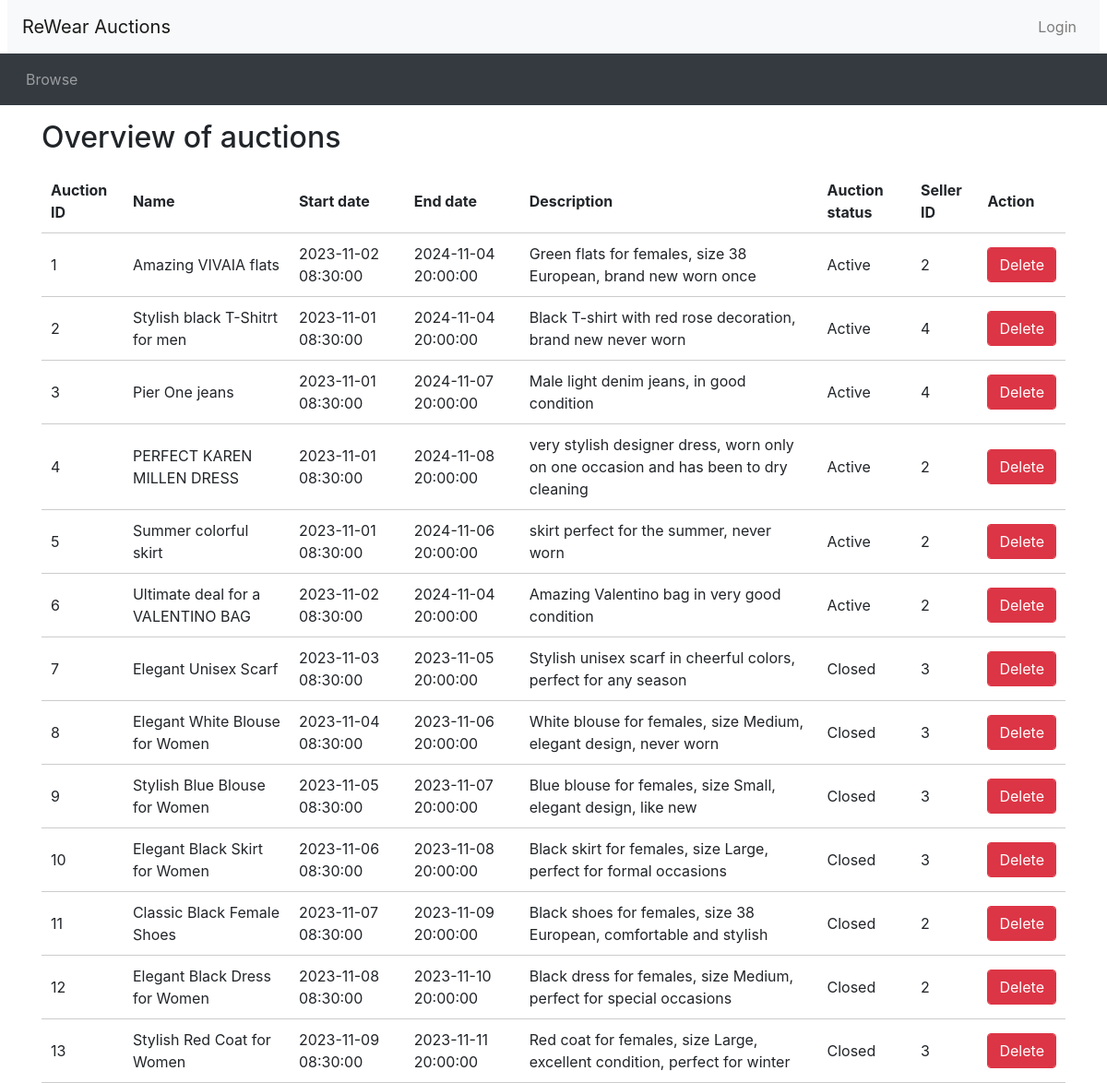
Page /admin_auction_overview.php on the earlier database version.
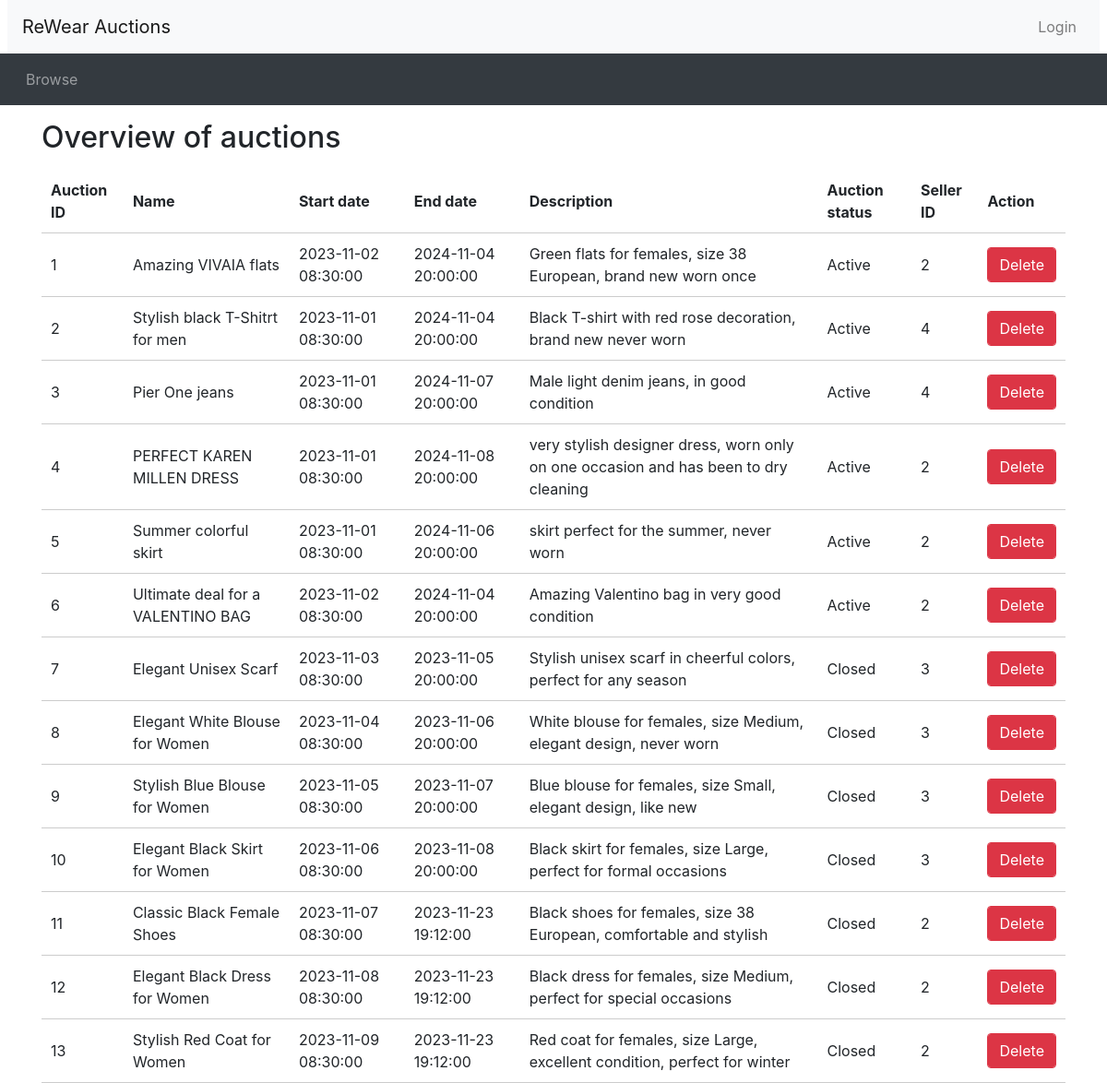
Same page on the later database version.
### tables this page shows
CREATE TABLE Auctions (
    auctionID INT(10) AUTO_INCREMENT,
    auctionStartDate DATETIME NOT NULL,
    auctionEndDate DATETIME NOT NULL,
    auctionStartingPrice DOUBLE(10,2) NOT NULL, 
    auctionReservePrice DOUBLE(10,2),
    auctionName VARCHAR(100) NOT NULL,
    auctionDescription VARCHAR(500),
    auctionPicture VARCHAR(100),
    sellerID INT(10),
    categoryType VARCHAR(100),
    categoryColor VARCHAR(100),
    categoryGender VARCHAR(100),
    categorySize VARCHAR(100),
    PRIMARY KEY(auctionID),
    FOREIGN KEY (sellerID) REFERENCES Users (userID) ON UPDATE CASCADE ON DELETE CASCADE,
    FOREIGN KEY (categoryType) REFERENCES CategoryClothsType (categoryType) ON UPDATE CASCADE ON DELETE RESTRICT,
    FOREIGN KEY (categoryColor) REFERENCES CategoryColorType (categoryColor) ON UPDATE CASCADE ON DELETE RESTRICT,
    FOREIGN KEY (categoryGender) REFERENCES categoryGenderType (categoryGender) ON UPDATE CASCADE ON DELETE RESTRICT,
    FOREIGN KEY (categorySize) REFERENCES categorySizeType (categorySize) ON UPDATE CASCADE ON DELETE RESTRICT
);

### database_connection.php (called while the page is built, shortened)
<?php
function connect()
{
    $configFile = 'Database_host.txt';
    $configData = file($configFile, FILE_IGNORE_NEW_LINES | FILE_SKIP_EMPTY_LINES);
    $dbConfig = [];
    foreach ($configData as $line) {
       list($key, $value) = explode('=', $line);
       $dbConfig[$key] = $value;
    }
    $connection = mysqli_connect($dbConfig['host'], $dbConfig['username'], $dbConfig['password'], $dbConfig['DB_name']);
    return $connection;
}
function send_query($query)
{
    $connection = connect();
    $result = mysqli_query($connection, $query);
    return $result;
}
?>

### admin_auction_overview.php (the view, shortened to what this page needs)
<?php
include_once("header.php");
require("database_connection.php");
$query_auctions = "SELECT auctionID, auctionStartDate, auctionEndDate, auctionName, auctionDescription, sellerID FROM Auctions ";
$auctions = send_query($query_auctions);
$currentTime = date('Y-m-d H:i:s');
?>
<div class="container">
    <h2 class="my-3">Overview of auctions</h2>
    <table class="user-info-table">
        <thead>
            <tr>
                <th>Auction ID</th>
                <th>Name</th>
                <th>Start date</th>
                <th>End date</th>
                <th>Description</th>
                <th>Auction status</th>
                <th>Seller ID</th>
                <th>Action</th>
            </tr>
        </thead>
        <tbody>
            <?php foreach ($auctions as $auction): ?>
                <tr>
                    <td><?php echo $auction['auctionID']; ?></td>
                    <td><?php echo $auction['auctionName']; ?></td>
                    <td><?php echo $auction['auctionStartDate']; ?></td>
                    <td><?php echo $auction['auctionEndDate']; ?></td>
                    <td><?php echo $auction['auctionDescription']; ?></td>
                    <?php if ($currentTime >= $auction['auctionStartDate'] && $currentTime <= $auction['auctionEndDate']){
                        $auction_status = "Active";
                    } else {
                        $auction_status = "Closed";
                    } ?>
                    <td><?php echo $auction_status; ?></td>
                    <td><?php echo $auction['sellerID']; ?></td>
                    <td>
                        <form method="POST" action="admin_delete_auction.php">
                        <button type="submit" class="btn btn-danger form-control">Delete</button>
                        </form>
                    </td>
                </tr>
            <?php endforeach; ?>
        </tbody>
    </table>
</div>
<?php include_once("footer.php")?>

### header.php (shortened to what this page needs)
<!doctype html>
<html lang="en">
<head>
  <link rel="stylesheet" href="css/bootstrap.min.css">
  <link rel="stylesheet" href="https://cdnjs.cloudflare.com/ajax/libs/font-awesome/4.7.0/css/font-awesome.min.css">
  <link rel="stylesheet" href="css/custom.css">
</head>
<body>
<nav class="navbar navbar-expand-lg navbar-light bg-light mx-2">
  <a class="navbar-brand" href="browse.php">ReWear Auctions</a>
  <ul class="navbar-nav ml-auto">
    <li class="nav-item">
<?php
  if (isset($_SESSION['logged_in']) && $_SESSION['logged_in'] == true) {
    echo '<a class="nav-link" href="logout.php">Logout</a>';
  }
  else {
    echo '<a href="login.php" class="btn nav-link">Login</a>';
  }
?>
    </li>
  </ul>
</nav>
<nav class="navbar navbar-expand-lg navbar-dark bg-dark">
  <ul class="navbar-nav align-middle">
<?php
  if (isset($_SESSION['account_type']) && $_SESSION['account_type'] == 'Buyer') {
  echo('
  <li class="nav-item mx-1"><a class="nav-link" href="user_profile.php">My profile</a>
  </li>
  <li class="nav-item mx-1"><a class="nav-link" href="browse.php">Browse</a>
  </li>
  <li class="nav-item mx-1"><a class="nav-link" href="mybids.php">My bids</a>
    </li>
	<li class="nav-item mx-1"><a class="nav-link" href="recommendations.php">My recommendations</a>
    </li>
  <li class="nav-item mx-1"><a class="nav-link" href="my_wishlist.php">My watchlist</a>
    </li>
    <li class="nav-item mx-1"><a class="nav-link" href="contact_admin.php">Contact admin</a>
    </li>');
  }
  else {
    echo('
    <li class="nav-item mx-1"><a class="nav-link" href="browse.php">Browse</a>
    </li>');
  }
?>
  </ul>
</nav>

### footer.php (shortened to what this page needs)
</body>
</html>

### admin_auction_overview.php (style rules this page uses)
.user-info-table th, .user-info-table td { padding: 10px; border-bottom: 1px solid #ccc; }

Differences in the rows shown:
changed auctions "Classic Black Female Shoes": auctionEndDate "2023-11-09 20:00:00" → "2023-11-23 19:12:00"
changed auctions "Elegant Black Dress for Women": auctionEndDate "2023-11-10 20:00:00" → "2023-11-23 19:12:00"
changed auctions "Stylish Red Coat for Women": auctionEndDate "2023-11-11 20:00:00" → "2023-11-23 19:12:00"; sellerID "3" → "2"
